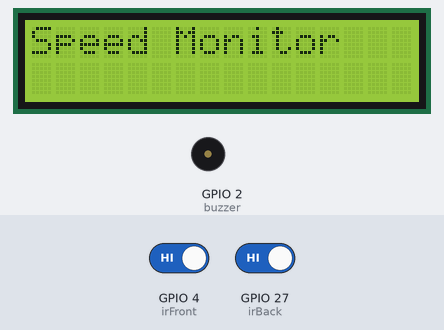
The sketch below on a simulated ESP32. On the bench: 16×2 character LCD, buzzer (waves = sounding, pin HIGH). The test bench sets the inputs (shaded band); at power-on: GPIO 4 (irFront) HIGH, GPIO 27 (irBack) HIGH. What the sketch prints to the serial monitor is not drawn.

Above: at 1.2 s.
1.3 s: GPIO 4 (irFront) driven LOW
At 1.9 s:
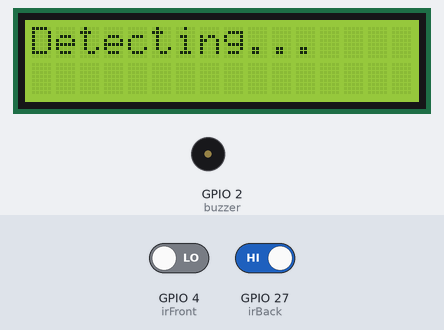
2.8 s: GPIO 27 (irBack) driven LOW
At 4.3 s:
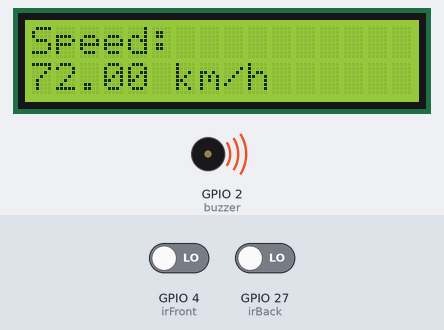
5.8 s: GPIO 27 (irBack) driven HIGH
At 6.5 s:
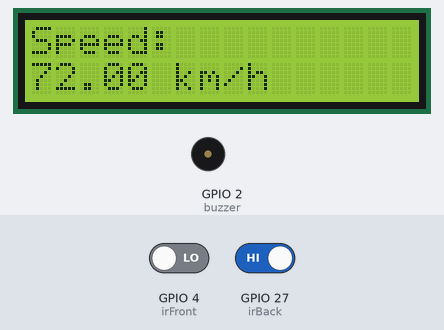
7.6 s: GPIO 27 (irBack) driven LOW
At 8.0 s:
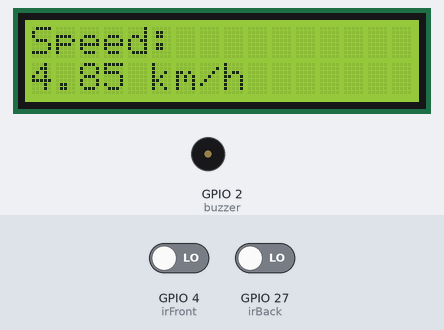
9.7 s: GPIO 4 (irFront) driven HIGH
At 10.3 s:
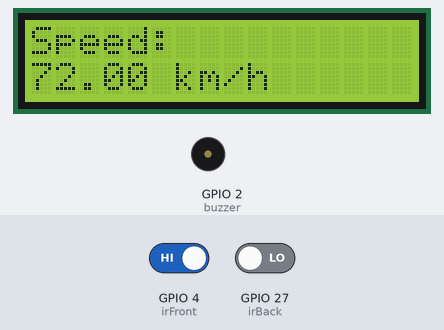
Timing chart, 0 to 12.2 s (numbered marks = the images above; inputs shaded):
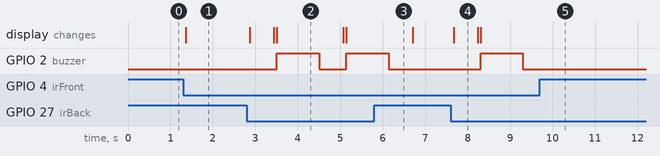

The sketch:

ai_gesture_control.ino
```cpp
#include <Wire.h>
#include <LiquidCrystal_I2C.h>

LiquidCrystal_I2C lcd(0x27, 16, 2);

const int irFront = 4;
const int irBack  = 27;
const int buzzer  = 2;

float distance = 1.30;

unsigned long t1 = 0, t2 = 0;
bool carDetected = false;

void setup() {
  pinMode(irFront, INPUT);
  pinMode(irBack, INPUT);
  pinMode(buzzer, OUTPUT);

  Serial.begin(115200);

  lcd.begin();        // ✅ correct for your library
  lcd.backlight();

  lcd.setCursor(0,0);
  lcd.print("Speed Monitor");
}

void loop() {

  if (!carDetected && digitalRead(irFront) == LOW) {
    delay(50);
    if (digitalRead(irFront) == LOW) {
      carDetected = true;
      t1 = millis();

      lcd.clear();
      lcd.setCursor(0,0);
      lcd.print("Detecting...");
    }
  }

  if (carDetected && digitalRead(irBack) == LOW) {
    delay(50);
    if (digitalRead(irBack) == LOW) {
      t2 = millis();

      float dt = (t2 - t1) / 1000.0;

      if (dt > 0) {
        float speed = (distance / dt) * 3.6;

        Serial.print("Speed: ");
        Serial.println(speed);

        lcd.clear();
        lcd.setCursor(0,0);
        lcd.print("Speed:");
        lcd.setCursor(0,1);
        lcd.print(speed);
        lcd.print(" km/h");

        if (speed > 10) {
          digitalWrite(buzzer, HIGH);
          delay(1000);
          digitalWrite(buzzer, LOW);
        }
      }

      carDetected = false;
      delay(500);
    }
  }
}
```

Measured:
- after the input at 1.3 s, the display: changes after 0.07 s (image 1)
- after the input at 2.8 s, GPIO 2 (buzzer): LOW → HIGH after 0.70 s, → LOW 1.0 s later, → HIGH 0.63 s later; the display: first changes after 0.07 s (image 2 shows a later state)
- after the input at 5.8 s, GPIO 2 (buzzer): goes on until 6.1 s, then stays LOW
- after the input at 7.6 s, GPIO 2 (buzzer): LOW → HIGH after 0.70 s, → LOW 1.0 s later; the display: changes after 0.07 s (image 4)
- after the input at 9.7 s, GPIO 2 (buzzer): stays LOW (without the input it goes to HIGH after 0.24 s)
- what the display in image 2 shows lasts 1.6 s, from 3.5 s to 5.1 s
- what the display in image 4 shows lasts 0.5 s, from 7.7 s to 8.2 s
